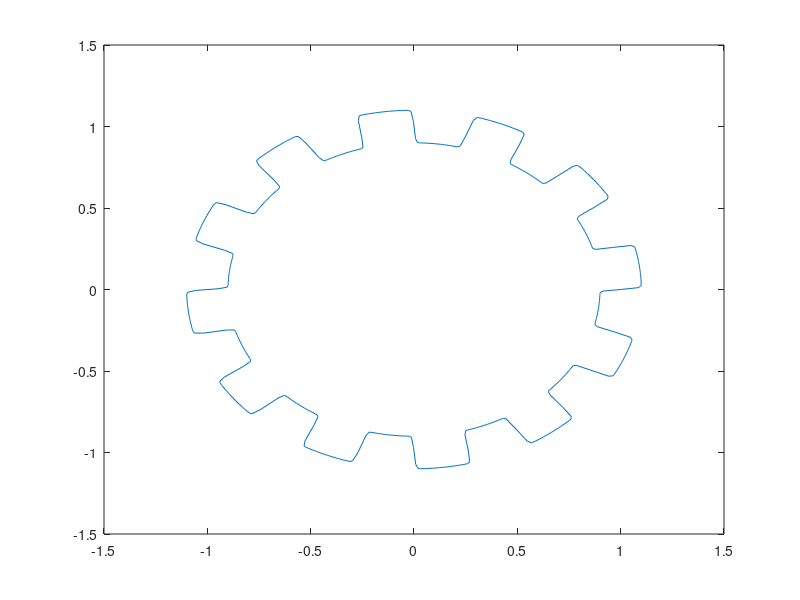

Recreate this plot in MATLAB.
format long e;
clc; % clear the command window
clear all;
%definitions
h = 7;     a = 1;
r = 2;     b = 10;
H = 10;    n = 12;
           s = 0;
Hr = H-r;  b1 = 1/b;
            
%Problem 1
if (h<r)
    V = 1/3*pi*h^2*3*r-h;
elseif (h<Hr)
    V = 2/3*pi*r^3+pi*r^2*(h-r);
else
    V = 4/3*pi*r^3+pi*r^2*(H-2*r)-1/3*pi*(H-h)^2*(3*r-H+h);
end;

fprintf ('V = %e \n', V);

% Problem 2
a = 1;
b = 10;
n = 12;
s = 0;
b1 = 1/b;
y1 = [];
y2 = [];
    % linsapce(x1,x2,n)
    %n is generated points
    s=  linspace(0,360,600);
    J = a+b1.*tanh(b.*sind(n.*s));
    y1 = J.*cosd(s);
    y2 = J.*sind(s);
   
    plot (y1,y2);